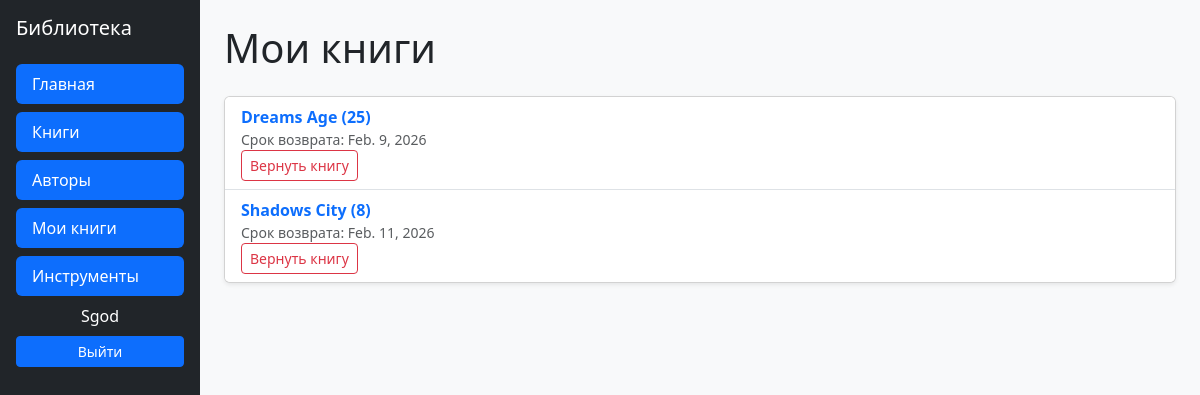
The page /catalog/my_books/ (signed in) on the database its author committed.
### catalog/models.py (models this page shows, shortened)
class BookInstance(models.Model):
    id = models.UUIDField(primary_key=True, default=uuid.uuid4, help_text='Присвоение уникального значения в виде числа')
    book = models.ForeignKey('Book', on_delete=models.SET_NULL, null=True)
    imprint = models.CharField(max_length=200)
    due_back = models.DateField(null=True, blank=True)
    LOAN_STATUS = (
        ('m', 'Обслуживание'),
        ('o', 'В использовании'),
        ('a', 'Доступна'),
        ('r', 'Зарезервирована'),
    )
    status = models.CharField(max_length=1, choices=LOAN_STATUS, blank=True, default='a', help_text='Наличие книги')
    borrower = models.ForeignKey(User, on_delete=models.SET_NULL, null=True, blank=True)
    @property
    def is_overdue(self):
        if self.due_back and date.today() > self.due_back:
            return True
        return False
    class Meta:
        ordering = ['due_back']
        permissions = (("can_mark_returned", "Set book as returned"),
                       ('can_edit', 'редактирование'),
                       )

class Book(models.Model):
    title = models.CharField(max_length=200)
    author = models.ForeignKey('Author', on_delete=models.SET_NULL, null=True)
    summary = models.TextField(max_length=1000, help_text='Введите краткое содержание')
    isbn = models.CharField('ISBN', max_length=13, help_text='Введите 13-значный ISBN код')
    genre = models.ManyToManyField(Genre, help_text='Выберите жанр')
    language = models.ForeignKey('Language', on_delete=models.SET_NULL, null=True)
    def dislpay_genre(self):
        return ', '.join([genre.name for genre in self.genre.all()[:3]])
    dislpay_genre.short_description = 'Genre'

### catalog/views.py (the view)
# urls.py: path('my_books/', views.LoanedBookListView.as_view(), name='my_books'),
class LoanedBookListView(LoginRequiredMixin, generic.ListView):
    model = BookInstance
    template_name = 'catalog/my_books.html'
    paginate_by = 10
    context_object_name = 'borrower_lst'
    def get_queryset(self):
        return BookInstance.objects.filter(borrower=self.request.user, status__in=['o', 'r']).order_by('due_back')

### catalog/templates/catalog/my_books.html (shortened to what this page needs)
{% extends "catalog/base.html" %}
{% block content %}
<div class="mb-4">
  <h1>Мои книги</h1>
</div>
{% if borrower_lst %}
  <div class="card shadow-sm">
    <ul class="list-group list-group-flush">
      {% for bookinst in borrower_lst %}
        <li class="list-group-item d-flex justify-content-between align-items-center
            {% if bookinst.is_overdue %}list-group-item-danger{% endif %}">
          <div>
            <a href="{% url 'book_detail' bookinst.book.pk %}"
               class="fw-semibold text-decoration-none">
              {{ bookinst.book.title }}
            </a>
            <div class="small text-muted">
              Срок возврата: {{ bookinst.due_back }}
            </div>
              <form method="POST" action="{% url 'return_book' bookinst.pk %}">
              <button class="btn btn-outline-danger btn-sm">Вернуть книгу</button>
          </div>
        </li>
      {% endfor %}
    </ul>
  </div>
{% else %}
  <div class="alert alert-secondary">
    У вас отсутствуют арендованные книги.
  </div>
{% endif %}
{% endblock %}

### catalog/templates/catalog/base.html (shortened to what this page needs)
<!DOCTYPE html>
<html>
  <head>
    <link href="https://cdn.jsdelivr.net/npm/bootstrap@5.3.2/dist/css/bootstrap.min.css" rel="stylesheet">
  </head>
  <body class='bg-light'>
    <div class='container-fluid'>
      <div class='row vh-100'>
        <aside class="col-lg-2 bg-dark text-white p-3 d-flex flex-column">
        <h5 class="mb-4">Библиотека</h5>
        <nav class="nav nav-pills flex-column gap-2 mb-auto">
          <a href="{% url 'index' %}" class='nav-link text-white active'>Главная</a>
          <a href="{% url 'books' %}" class='nav-link text-white active'>Книги</a>
          <a href="{% url 'authors' %}" class='nav-link text-white active'>Авторы</a>
          <a href="{% url 'my_books' %}" class='nav-link text-white active'>Мои книги</a>
          {% if user.is_staff %}
            <a href="{% url 'my_tools' %}" class='nav-link text-white active'>Инструменты</a>
          {% endif %}
              {% if user.is_authenticated %}
                <div class='text text-center'> {{ user.username }}</div>
                  <form method="POST" action="{% url 'logout' %}">
                    <button class="btn btn-primary btn-sm w-100">Выйти</button>
                  </form>
              {% else %}
                <a href="{% url 'login' %}" class="btn btn-primary btn-sm w-100">Войти</a>
              {% endif %}
        </aside>
      <main class='col p-4 overflow-auto'>
        {% block content %}{% endblock %}
          </div>
      </div>
  </body>
</html>

### rows shown on the page
BookInstance: book "Dreams Age (25)", due_back "Feb. 9, 2026"
BookInstance: book "Shadows City (8)", due_back "Feb. 11, 2026"

### other values the page prints
{{ user.username }} "Sgod"
